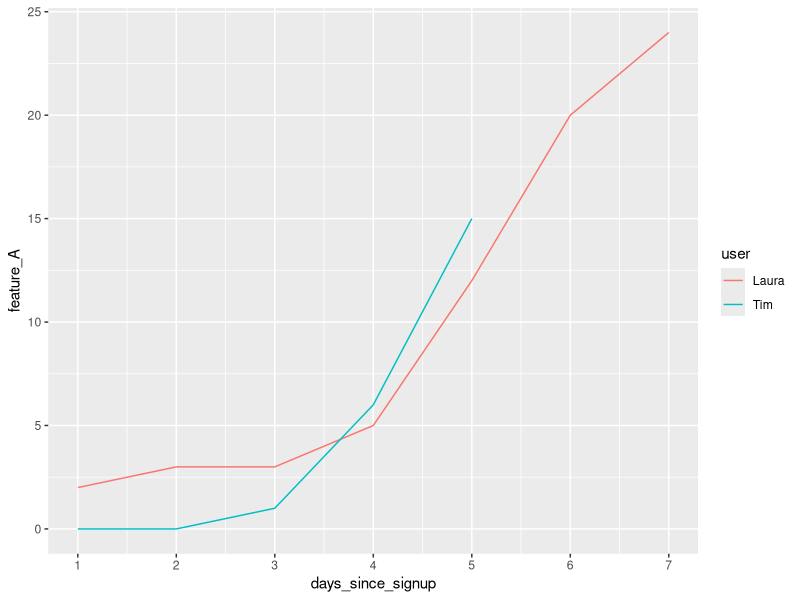

Reproduce this figure in R.
## ---- chunk 1
library(knitr)
opts_knit$set(base.dir = "data_preparation")
#opts_chunk$set(cache=TRUE, cache.path = 'DocumentName_cache/', fig.path='figure/')
## ---- chunk 2
d1=data.frame(user_id=rep(1:10), 
              feature_A=c("yes","yes","yes","no","yes","no","no","no","no","no"),
              full_subscription=c("yes","yes","yes","no","yes","no","no","no","no","no")) 
knitr::kable(d1, digits = 2)
## ---- chunk 3
library(ggplot2)
d4=data.frame(user=c('Laura','Laura','Laura','Laura','Laura','Tim','Tim','Tim','Tim','Tim', 'Laura','Laura'), days_since_signup=c(1,2,3,4,5,1,2,3,4,5,6,7), feature_A=c(2,3,3,5,12, 0, 0, 1, 6, 15, 20,24), stringsAsFactors = F)
pd4=ggplot(d4, aes(x=days_since_signup, y=feature_A, colour=user)) + geom_line() +  scale_x_continuous(breaks = 1:7)
plot(pd4)
